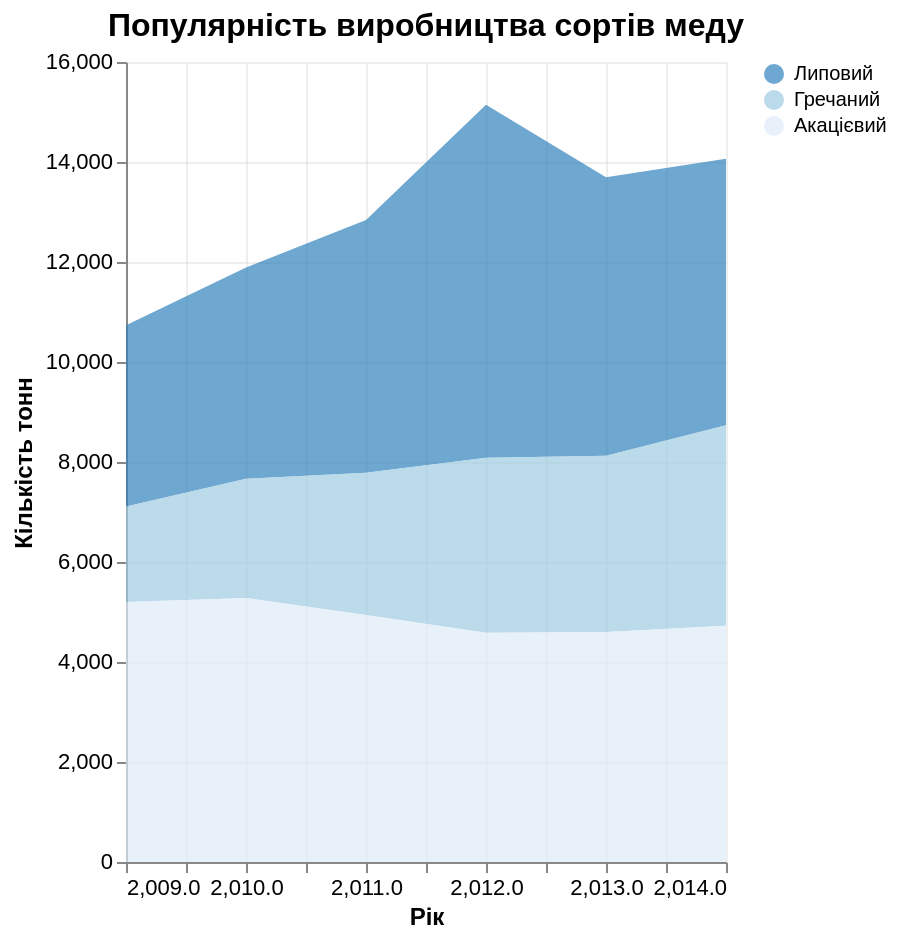

The specification (Vega-Lite) saved for this image:
### Vega-Lite specification from a JSON file in a GitHub repository (floating-point values rounded to 4 significant figures)
{"$schema": "https://vega.github.io/schema/vega-lite/v5.json", "title": {"text": "Популярність виробництва сортів меду", "fontSize": 16, "fontWeight": "bold"}, "width": "container", "height": 400, "data": {"values": [{"Year": 2009, "Липовий": 3625, "Гречаний": 1908, "Акацієвий": 5201}, {"Year": 2010, "Липовий": 4227, "Гречаний": 2384, "Акацієвий": 5279}, {"Year": 2011, "Липовий": 5054, "Гречаний": 2849, "Акацієвий": 4938}, {"Year": 2012, "Липовий": 7061, "Гречаний": 3501, "Акацієвий": 4585}, {"Year": 2013, "Липовий": 5570, "Гречаний": 3526, "Акацієвий": 4598}, {"Year": 2014, "Липовий": 5327, "Гречаний": 4012, "Акацієвий": 4724}]}, "encoding": {"x": {"field": "Year", "type": "quantitative", "axis": {"title": "Рік", "titleFontWeight": "bold", "grid": true}}, "y": {"field": "value", "type": "quantitative", "axis": {"title": "Кількість тонн", "titleFontWeight": "bold", "grid": true}}, "color": {"field": "name", "type": "nominal", "scale": {"domain": ["Липовий", "Гречаний", "Акацієвий"], "range": ["#3182bd", "#9ecae1", "#deebf7"]}, "legend": {"title": null, "orient": "right"}}}, "layer": [{"mark": {"type": "area", "opacity": 0.7}, "transform": [{"fold": ["Липовий", "Гречаний", "Акацієвий"], "as": ["name", "value"]}]}], "config": {"axis": {"gridColor": "#ddd", "gridOpacity": 0.5, "labelFontSize": 11, "titleFontSize": 12}, "view": {"stroke": null}}}
